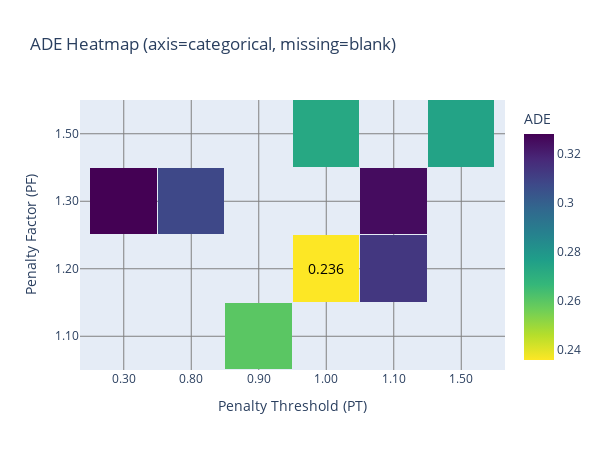

The notebook cell saved with this chart:
### Code cell
# Define all runs, including run8 as missing (np.nan)
runs = [
    [0.8, 1.3, 0.308],
    [0.3, 1.3, 0.328],
    [1,   1.2, 0.236],
    [1,   1.5, 0.273],
    [0.9, 1.1, 0.260],
    [1.1, 1.3, 0.325],
    [1.5, 1.5, 0.275],
    # [1.2, 1.3, 0.743],  
    [1.1, 1.2, 0.313]
    ]
PT = [r[0] for r in runs]
PF = [r[1] for r in runs]
ADE = [r[2] for r in runs]
df = pd.DataFrame({'PT': PT, 'PF': PF, 'ADE': ADE})
# Use categorical axes: get all unique values as strings
all_PT = [f"{v:.2f}" for v in sorted(df['PT'].unique())]
all_PF = [f"{v:.2f}" for v in sorted(df['PF'].unique())]
# Create a grid with NaN
z = np.full((len(all_PF), len(all_PT)), np.nan)
for _, row in df.iterrows():
    i = all_PF.index(f"{row['PF']:.2f}")
    j = all_PT.index(f"{row['PT']:.2f}")
    z[i, j] = row['ADE']
fig = go.Figure(data=go.Heatmap(
    x=all_PT, y=all_PF, z=z,
    colorscale='Viridis_r',
    colorbar=dict(title='ADE'),
    showscale=True, xgap=1, ygap=1
))
fig.add_annotation(x=3, y=1, text=f"0.236", showarrow=False, font=dict(color="black", size=14))
                # xanchor="center", yanchor="middle")

fig.update_layout(
    xaxis_title="Penalty Threshold (PT)",
    yaxis_title="Penalty Factor (PF)",
    title="ADE Heatmap (axis=categorical, missing=blank)",
    xaxis=dict(
        type='category',    showgrid=True,    gridcolor='gray',
        gridwidth=1,        tickmode='array', tickvals=all_PT,
    ),
    yaxis=dict(
        type='category',      showgrid=True,     gridcolor='gray',   gridwidth=1,
        tickmode='array',     tickvals=all_PF,   scaleanchor="x",    scaleratio=1
    ),
    autosize=False, width=600, height=450,
)
fig.show()

### Figure 1 — Plotly figure (JSON) as saved in the notebook; plotly's stock layout.template omitted (floating-point values rounded to 4 significant figures)
{"data": [{"colorbar": {"title": {"text": "ADE"}}, "colorscale": [[0, "#fde725"], [0.1111, "#b5de2b"], [0.2222, "#6ece58"], [0.3333, "#35b779"], [0.4444, "#1f9e89"], [0.5556, "#26828e"], [0.6667, "#31688e"], [0.7778, "#3e4989"], [0.8889, "#482878"], [1, "#440154"]], "showscale": true, "type": "heatmap", "x": ["0.30", "0.80", "0.90", "1.00", "1.10", "1.50"], "xgap": 1, "y": ["1.10", "1.20", "1.30", "1.50"], "ygap": 1, "z": [[NaN, NaN, 0.26, NaN, NaN, NaN], [NaN, NaN, NaN, 0.236, 0.313, NaN], [0.328, 0.308, NaN, NaN, 0.325, NaN], [NaN, NaN, NaN, 0.273, NaN, 0.275]]}], "layout": {"annotations": [{"font": {"color": "black", "size": 14}, "showarrow": false, "text": "0.236", "x": 3, "y": 1}], "autosize": false, "height": 450, "title": {"text": "ADE Heatmap (axis=categorical, missing=blank)"}, "width": 600, "xaxis": {"gridcolor": "gray", "gridwidth": 1, "showgrid": true, "tickmode": "array", "tickvals": ["0.30", "0.80", "0.90", "1.00", "1.10", "1.50"], "title": {"text": "Penalty Threshold (PT)"}, "type": "category"}, "yaxis": {"gridcolor": "gray", "gridwidth": 1, "scaleanchor": "x", "scaleratio": 1, "showgrid": true, "tickmode": "array", "tickvals": ["1.10", "1.20", "1.30", "1.50"], "title": {"text": "Penalty Factor (PF)"}, "type": "category"}}}
